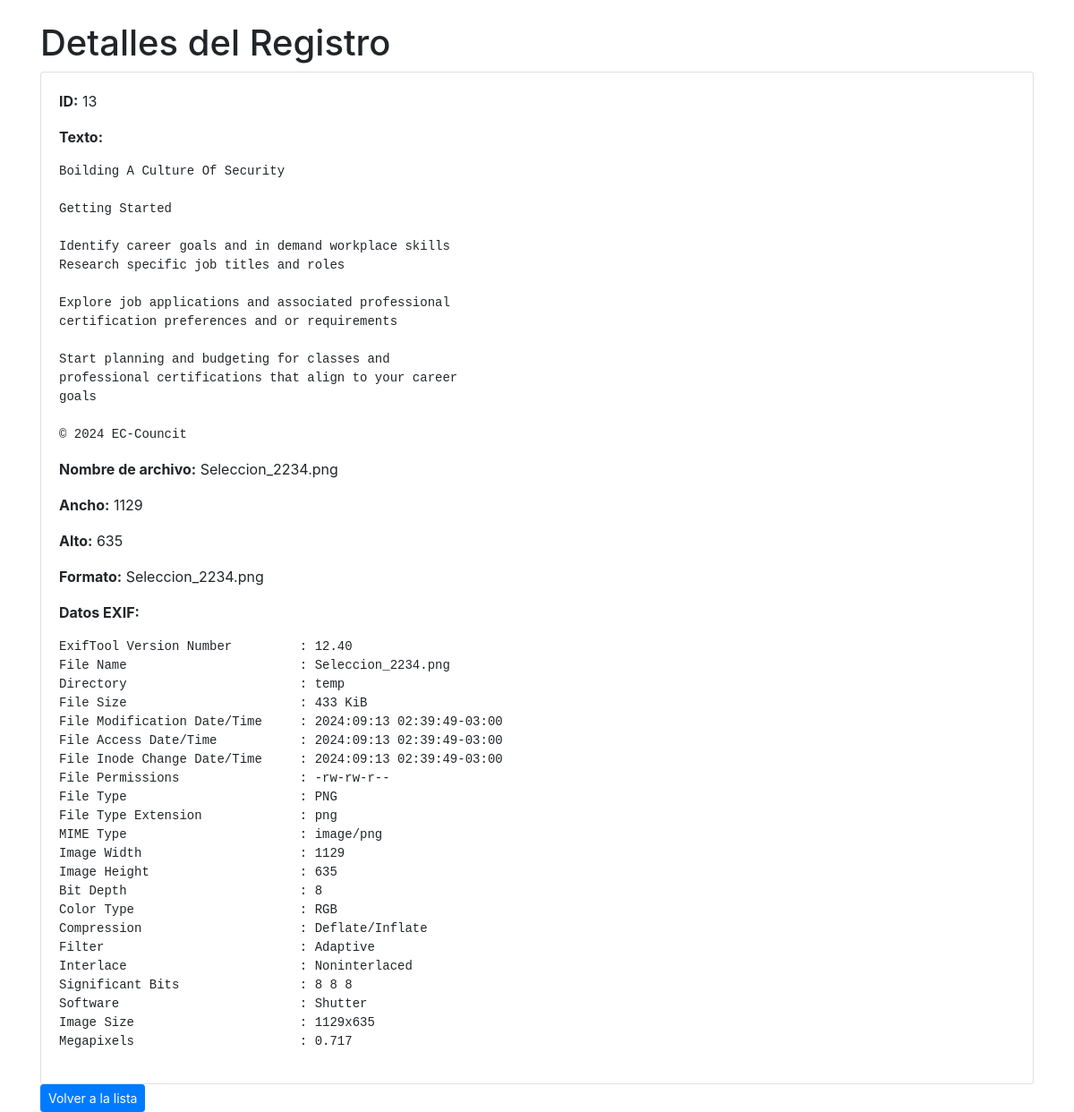
The page /admin/details/13 (signed in) on the database its author committed.
### tables this page shows
CREATE TABLE ocr_results (id INTEGER PRIMARY KEY, text TEXT, filename TEXT, width INTEGER, height INTEGER, format TEXT, exif_data TEXT);

### app.py (the view)
@app.route('/admin/details/<int:id>', methods=['GET'])
@login_required
def view_details(id):
    db = get_db()
    try:
        result = db.execute('SELECT * FROM ocr_results WHERE id = ?', (id,)).fetchone()
    finally:
        db.close()
    if result:
        return render_template('details.html', result=result)
    else:
        return render_template('error.html', message='Record not found')

### app.py (called while the page is built)
def get_db():
    db = sqlite3.connect('ocr_data.db')
    db.row_factory = sqlite3.Row
    return db

def login_required(f):
    @wraps(f)
    def decorated_function(*args, **kwargs):
        if 'username' not in session:
            return redirect(url_for('login', next=request.url))
        return f(*args, **kwargs)
    return decorated_function

### templates/details.html (shortened to what this page needs)
<!DOCTYPE html>
<html>
<head>
  <link href="https://stackpath.bootstrapcdn.com/bootstrap/4.3.1/css/bootstrap.min.css" rel="stylesheet">
</head>
<body>
  <div class="container mt-4">
    <h1>Detalles del Registro</h1>
    {% if result %}
      <div class="card">
        <div class="card-body">
          <p class="card-text"><b>ID:</b> {{ result.id }}</p>
          <p class="card-text"><b>Texto:</b> </p>
          <pre>{{ result.text | safe }}</pre>
          <p class="card-text"><b>Nombre de archivo:</b> {{ result.filename }}</p>
          <p class="card-text"><b>Ancho:</b> {{ result.width }}</p>
          <p class="card-text"><b>Alto:</b> {{ result.height }}</p>
          <p class="card-text"><b>Formato:</b> {{ result.filename }}</p>
          <p class="card-text"><b>Datos EXIF:</b></p>
            <pre>{{ result.exif_data | safe }}</pre>
        </div>
      </div>
    {% else %}
      <div class="alert alert-danger" role="alert">
        Registro no encontrado.
      </div>
    {% endif %}
  <a href="{{ url_for('admin') }}" class="btn btn-sm btn-primary">Volver a la lista</a>
</body>
</html>

### rows shown on the page
ocr_results: id "13", text "Boilding A Culture Of Security Getting Started Identify career goals and in demand workplace skills Research specific job titles and roles Explore job applications and associated professional certification preferences and or requirements Start planning and budgeting for classes and professional certifications that align to your career goals © 2024 EC-Councit", filename "Seleccion_2234.png", width "1129", height "635", exif_data "ExifTool Version Number : 12.40 File Name : Seleccion_2234.png Directory : temp File Size : 433 KiB File Modification Date/Time : 2024:09:13 02:39:49-03:00 File Access Date/Time : 2024:09:13 02:39:49-03:00 File Inode Change Date/Time : 2024:09:13 02:39:49-03:00 File Permissions : -rw-rw-r-- File Type : PNG File Type Extension : png MIME Type : image/png Image Width : 1129 Image Height : 635 Bit Depth : 8 Color Type : RGB Compression : Deflate/Inflate Filter : Adaptive Interlace : Noninterlaced Significant Bits : 8 8 8 Software : Shutter Image Size : 1129x635 Megapixels : 0.717"
